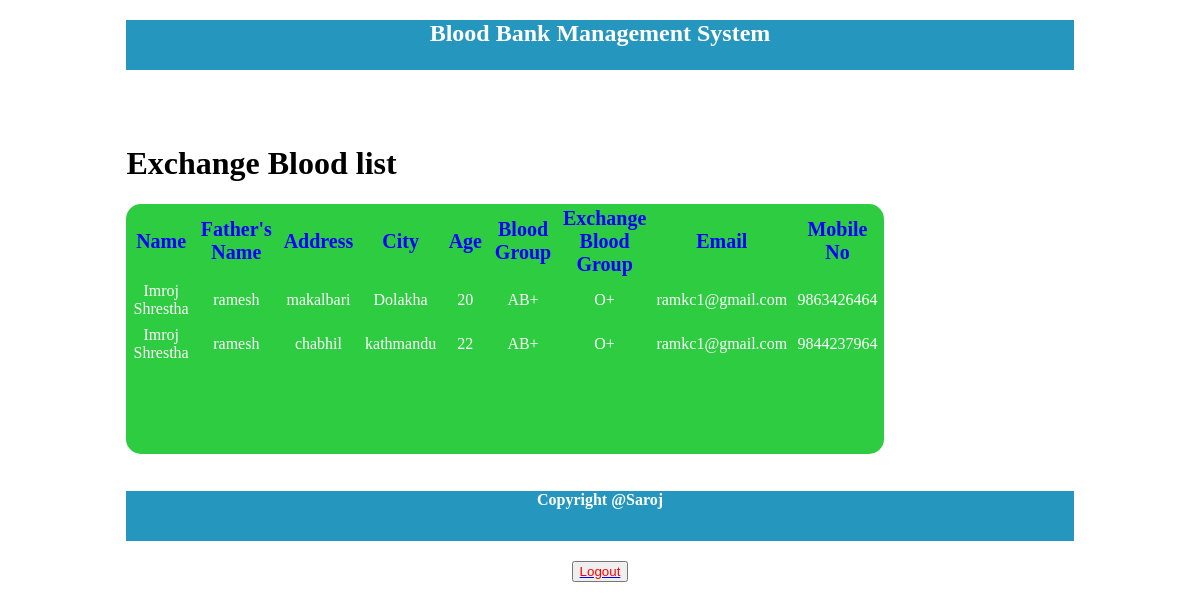
/ngo-list.php (signed in), run on the app's committed database.
### tables this page shows
CREATE TABLE `exchange_b` (
  `id` int(30) NOT NULL,
  `name` varchar(100) NOT NULL,
  `fname` varchar(100) NOT NULL,
  `address` varchar(100) NOT NULL,
  `city` varchar(40) NOT NULL,
  `age` varchar(40) NOT NULL,
  `email` varchar(100) NOT NULL,
  `mno` varchar(10) NOT NULL,
  `bgroup` varchar(20) NOT NULL,
  `ebgroup` varchar(20) NOT NULL
);

### ngo-list.php (the view, shortened to what this page needs)
<?php
include('connection.php');
?>
<!DOCTYPE html>
<html>
<head>
    <link rel="stylesheet" type="text/css" href="css/s1.css">
</head>
<body>
<div class="full">
    <div id="inner_full">
        <div id="header" align="center"><h2><a href="admin-home.php" style="text-decoration: none; color: white;">Blood Bank Management System</a></h2></div>
        <div id="body">
            <br><br><br>
            <h1>Exchange Blood list</h1>
            <div id="form">
                <table align="center">
                    <thead style="color: blue; font-size: 20px;">
                    <tr>
                        <td><center><b>Name</b></center></td>
                        <td><center><b>Father's Name</b></center></td>
                        <td><center><b>Address</b></center></td>
                        <td><center><b>City</b></center></td>
                        <td><center><b>Age</b></center></td>
                        <td><center><b>Blood Group</b></center></td>
                           <td><center><b>Exchange Blood Group</b></center></td>
                        <td><center><b>Email</b></center></td>
                        <td><center><b>Mobile No</b></center></td>
                    </tr>
                    </thead>
                    <tbody>
                    <?php
                    $sql = $db->query("SELECT * FROM exchange_b");
                    while ($res = $sql->fetch(PDO::FETCH_OBJ)) {
                        ?>
                        <tr>
                            <td><center><?= $res->name; ?></center></td>
                            <td><center><?= $res->fname; ?></center></td>
                            <td><center><?= $res->address; ?></center></td>
                            <td><center><?= $res->city; ?></center></td>
                            <td><center><?= $res->age; ?></center></td>
                            <td><center><?= $res->bgroup; ?></center></td>
                            <td><center><?= $res->ebgroup; ?></center></td>
                            <td><center><?= $res->email; ?></center></td>
                            <td><center><?= $res->mno; ?></center></td>
                        </tr>
                        <?php
                    }
                    ?>
                    </tbody>
                </table>
            </div>
            <br><br>
        </div>
        <div id="footer"><h4 align="center">Copyright @Saroj</h4></div>
        <div style="text-align: center; margin-top: 20px;">
            <button class="btn"><a href="logout.php"><font color="red">Logout</font></a></button>
        </div>
    </div>
</div>
</body>
</html>

### css/s1.css (style rules this page uses)
#inner_full { width: 80%; height: auto; margin: auto; }
#header { width: 100%; height: 50px; background-color: #2596be ; color: white; }
#body { width: 100%; height: 400px; }
#footer { width: 100%; height: 50px; background-color: #2596be; color: white; }
.btn { align: center; }
#form { width: 80%; height: 250px; background-color: #2ECC40; color: white; border-radius: 15px; }

### ngo-list.php (style rules this page uses)
td { width: 250px; height: 40px; }

### data on the page
exchange_b: name "Imroj Shrestha", fname "ramesh", address "makalbari", city "Dolakha", age "20", bgroup "AB+", ebgroup "O+", email "ramkc1@gmail.com", mno "9863426464"
exchange_b: name "Imroj Shrestha", fname "ramesh", address "chabhil", city "kathmandu", age "22", bgroup "AB+", ebgroup "O+", email "ramkc1@gmail.com", mno "9844237964"
